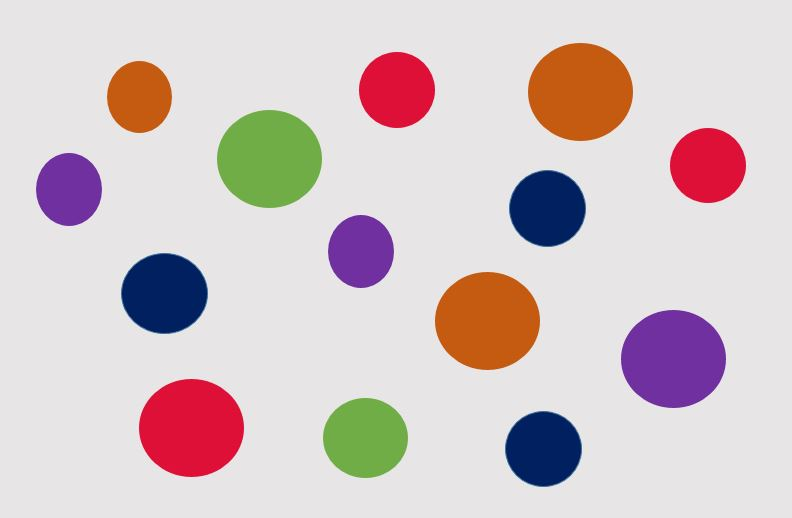
#> input picture gems.jpg, 792 x 518 px
$ jupyter execute threshold.ipynb
#> lines starting #> are read from the running program, lines starting #| are printed output that depends on the picture; after the words box and inside, x2 and y2 are one past the last pixel; in counts of white or black regions, pixels touching at a corner belong together
[cell 1]
import numpy as np
import cv2
import matplotlib.pyplot as plt

[cell 2]
import numpy as np
import cv2
import matplotlib.pyplot as plt

image=cv2.imread("gems.jpg")
#> image is the input picture: shape (518, 792, 3); mean B, G, R 199.9, 197.9, 212.5
m = cv2.cvtColor(image, cv2.COLOR_RGB2GRAY)
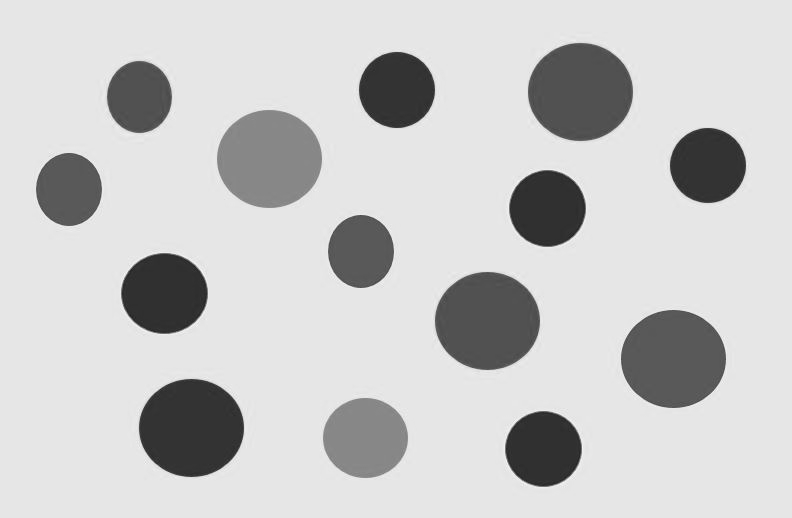
#> m: shape (518, 792); min 29, max 252, mean 200.5
plt.imshow(m,cmap='gray')
m.shape
plt.imshow(m,cmap='gray')
m
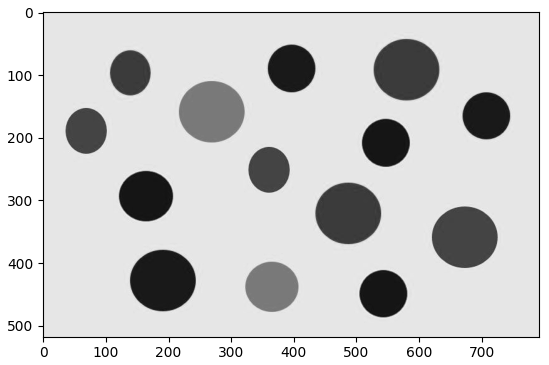
#> figure drawn by matplotlib, 1 panel

[cell 3]
imagewidth,imageheight=m.shape
#> imagewidth = 518; imageheight = 792

[cell 4]
output=np.zeros((imagewidth,imageheight))

[cell 5]
for row in range(imagewidth):
    for col in range(imageheight):
        if m[row,col]>=230:
            output[row,col]=255
        else:
            output[row,col]=0
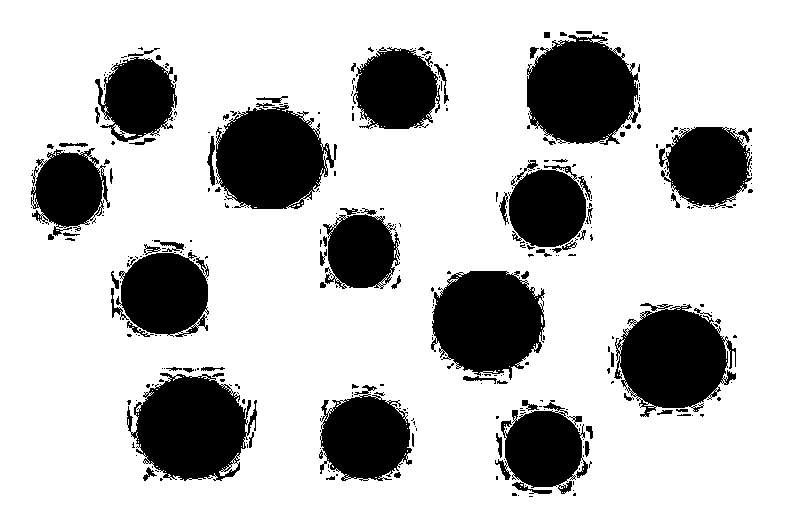
#> output: shape (518, 792) float64; 76% white; 354 black regions (272 under 20 px), largest, box (x1, y1, x2, y2) and area: (127, 373, 257, 481) 9553, (527, 34, 639, 145) 9342, (431, 271, 545, 380) 9219
